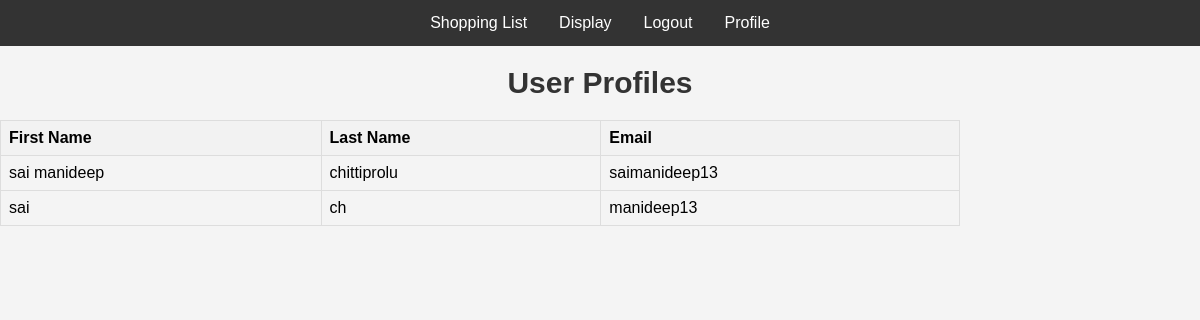
Screenshot of /profile (signed in) with the database file from the repository.
### app.py (models this page shows, shortened)
class User(db.Model, UserMixin):
    __tablename__ = 'users'
    id = db.Column(db.Integer, primary_key = True)
    first_name = db.Column(db.String(30))
    last_name = db.Column(db.String(30))
    email = db.Column(db.String(64), unique=True, index=True)
    password_hash = db.Column(db.String(128))

### app.py (the view)
@app.route('/profile')
@login_required
def profile():
    users = User.query.all()
    return render_template('profile.html', users = users)

### app.py (called while the page is built)
@login_manager.user_loader
def load_user(user_id):
    return User.query.get(user_id)

### templates/profile.html (shortened to what this page needs)
{% extends 'layout.html' %}
{% block content %}
    <table>
        <h1> User Profiles</h1>
        <tr>
            <th> First Name</th>
            <th> Last Name</th>
            <th> Email</th>
        </tr>
        {% for user in users %}
            <tr>
                <td>{{ user.first_name }}</td>
                <td>{{ user.last_name }}</td>
                <td>{{ user.email }}</td>
            </tr>
        {% endfor %}
{% endblock %}

### templates/layout.html (style rules this page uses)
body { font-family: Arial, sans-serif; margin: 0; padding: 0; background-color: #f4f4f4; }

### templates/profile.html (style rules this page uses)
h1 { color: #333; text-align: center; font-size: 30px; font-weight: bold; }
table { width: 80%; border-collapse: collapse; margin-top: 20px; }
th, td { border: 1px solid #ddd; padding: 8px; text-align: left; }
th { background-color: #f2f2f2; }

### rows the page displays
User: first_name "sai manideep", last_name "chittiprolu", email "saimanideep13"
User: first_name "sai", last_name "ch", email "manideep13"
